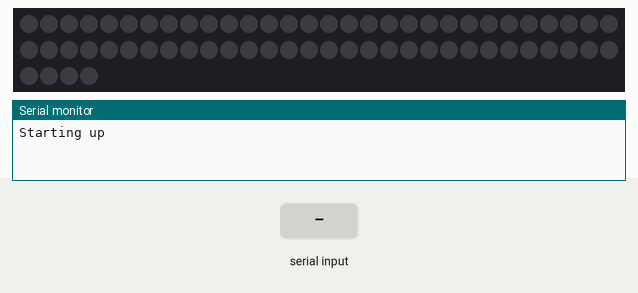
Simulated run of this program. Board: Arduino Uno, built with avr-gcc and run on an emulated ATmega328P. Parts: 64 RGB LEDs in strip order, left to right, continuing on the next row, the last lines printed to the serial monitor. The test bench sets the inputs (shaded band). Dim RGB values are drawn brighter than linear.

Above: at 1.7 s.
1.8 s: "r" received over the second serial link
At 2.33 s:
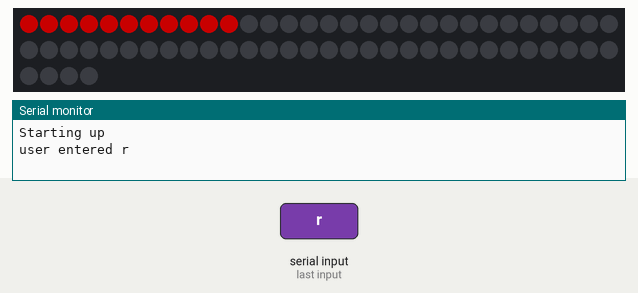
3.4 s: "g" received over the second serial link
At 5.18 s:
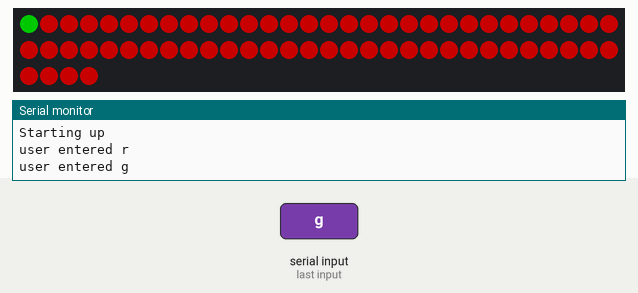
6.4 s: "b" received over the second serial link
At 8.55 s:
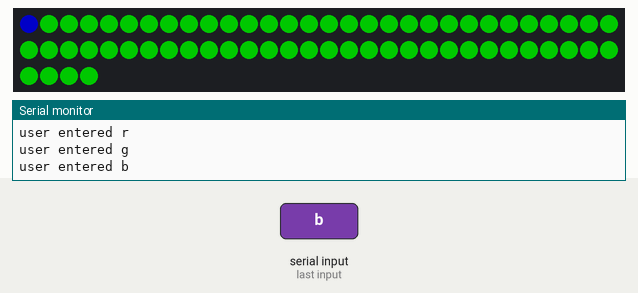
9.4 s: "y" received over the second serial link
At 11.93 s:
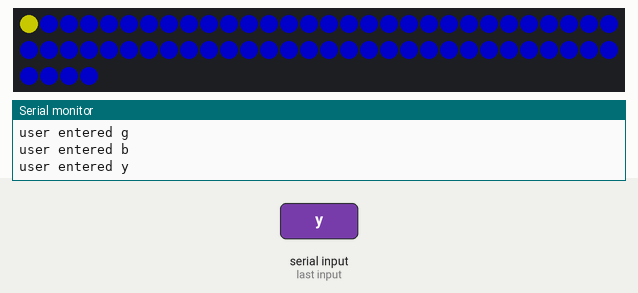
12.4 s: "o" received over the second serial link
At 19.5 s:
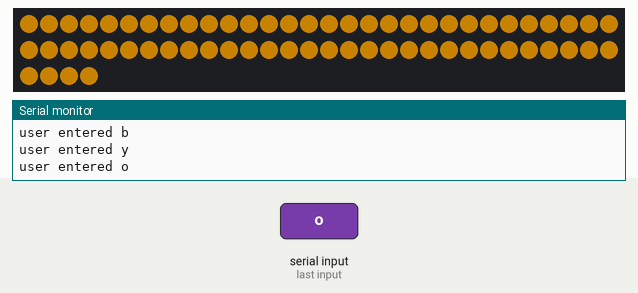

The program:

main.cpp
```cpp
#include <Arduino.h>
#include <Adafruit_NeoPixel.h>
#include <SoftwareSerial.h>

SoftwareSerial BT(3, 4);

#ifdef __AVR__
  #include <avr/power.h>
#endif

#define PIN             2
#define NUMPIXELS       64
#define MAX_BRIGHTNESS  100
#define DELAYVAL        50

struct rgb {
    int r;
    int g;
    int b;
};


Adafruit_NeoPixel pixels(NUMPIXELS, PIN, NEO_GRB + NEO_KHZ800);

void show_palette(int r, int g, int b) {
  for(int i=0; i<NUMPIXELS; i++) {
    pixels.setPixelColor(i, pixels.Color(r, g, b));
    pixels.show();
    delay(DELAYVAL);
  }
}

rgb set_palette(char _data_read) {
  Serial.print("user entered ");
  Serial.println(_data_read);
  switch (_data_read) {
    case 'r': //red
    return {255, 0, 0};
    break;
    case 'g': //green
    return {0, 255, 0};
    break;
    case 'b': //blue
    return {0, 0, 255};
    break;
    case 'y': //yellow
    return {255, 255, 0};
    break;
    case 'o': //orange
    return {255, 165, 0};
    break;
    case 'c': //cyan
    return {0, 255, 255};
    break;
    case 'm': //magenta
    return {255, 0, 255};
    break;
    case 'w': //magenta
    return {255, 255, 255};
    break;
    default:
    return {0, 0, 0};
    break;
    }
}

void setup() {
  #if defined(__AVR_ATtiny85__) && (F_CPU == 16000000)
    clock_prescale_set(clock_div_1);
  #endif
  Serial.begin(9600);
  Serial.println("Starting up");
  delay(500);
  BT.begin(9600);
  BT.println("Enter data...");
  pixels.begin();
  pixels.clear();
  pixels.show();
  pixels.setBrightness(MAX_BRIGHTNESS);
}

void loop() {
  if (BT.available()) {
    char EnteredData = BT.read();
    struct rgb asColors;
    asColors = set_palette(EnteredData);
  show_palette(asColors.r, asColors.g, asColors.b);
  }
}
```

Measured:
- after the input at 1.8 s, the LEDs: first change at once (image 1 shows a later state)
- after the input at 3.4 s, the LEDs: first differ from a run without the input after 1.8 s (image 2)
- after the input at 6.4 s, the LEDs: first differ from a run without the input after 2.1 s (image 3)
- after the input at 9.4 s, the LEDs: first differ from a run without the input after 2.5 s (image 4)
- after the input at 12.4 s, the LEDs: first differ from a run without the input after 2.9 s (image 5 shows a later state)
